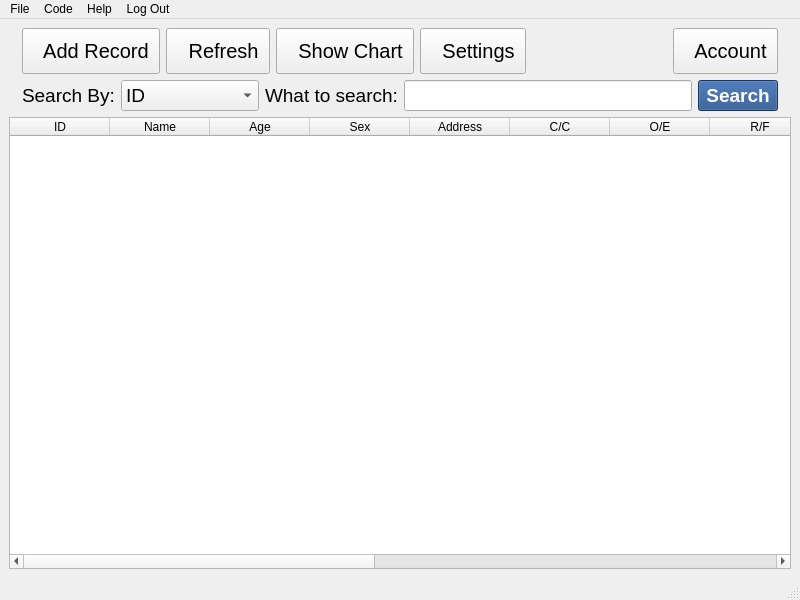
<?xml version="1.0" encoding="UTF-8"?>
<ui version="4.0">
 <class>MainWindow</class>
 <widget class="QMainWindow" name="MainWindow">
  <property name="geometry">
   <rect>
    <x>0</x>
    <y>0</y>
    <width>800</width>
    <height>600</height>
   </rect>
  </property>
  <property name="windowTitle">
   <string>Patient Database Magagement System</string>
  </property>
  <widget class="QWidget" name="centralwidget">
   <layout class="QVBoxLayout" name="verticalLayout">
    <item>
     <layout class="QHBoxLayout" name="horizontalLayout">
      <item>
       <widget class="QLabel" name="label_5">
        <property name="text">
         <string>  </string>
        </property>
       </widget>
      </item>
      <item>
       <widget class="QPushButton" name="pushButton_5">
        <property name="font">
         <font>
          <pointsize>15</pointsize>
         </font>
        </property>
        <property name="styleSheet">
         <string notr="true">QPushButton {
	padding : 10px 10px 10px 10px;
}</string>
        </property>
        <property name="text">
         <string>  Add Record</string>
        </property>
        <property name="icon">
         <iconset>
          <normaloff>icons/005-add.png</normaloff>icons/005-add.png</iconset>
        </property>
        <property name="iconSize">
         <size>
          <width>28</width>
          <height>28</height>
         </size>
        </property>
       </widget>
      </item>
      <item>
       <widget class="QPushButton" name="pushButton_4">
        <property name="font">
         <font>
          <pointsize>15</pointsize>
         </font>
        </property>
        <property name="styleSheet">
         <string notr="true">QPushButton {
	padding : 10px 10px 10px 10px;
}</string>
        </property>
        <property name="text">
         <string>  Refresh</string>
        </property>
        <property name="icon">
         <iconset>
          <normaloff>icons/004-refresh-2.png</normaloff>icons/004-refresh-2.png</iconset>
        </property>
        <property name="iconSize">
         <size>
          <width>28</width>
          <height>28</height>
         </size>
        </property>
       </widget>
      </item>
      <item>
       <widget class="QPushButton" name="pushButton_3">
        <property name="font">
         <font>
          <pointsize>15</pointsize>
         </font>
        </property>
        <property name="styleSheet">
         <string notr="true">QPushButton {
	padding : 10px 10px 10px 10px;
}</string>
        </property>
        <property name="text">
         <string>  Show Chart</string>
        </property>
        <property name="icon">
         <iconset>
          <normaloff>icons/Bar-chart-icon.png</normaloff>icons/Bar-chart-icon.png</iconset>
        </property>
        <property name="iconSize">
         <size>
          <width>28</width>
          <height>28</height>
         </size>
        </property>
       </widget>
      </item>
      <item>
       <widget class="QPushButton" name="pushButton">
        <property name="font">
         <font>
          <pointsize>15</pointsize>
         </font>
        </property>
        <property name="styleSheet">
         <string notr="true">QPushButton {
	padding : 10px 10px 10px 10px;
}</string>
        </property>
        <property name="text">
         <string>  Settings</string>
        </property>
        <property name="icon">
         <iconset>
          <normaloff>icons/settings.png</normaloff>icons/settings.png</iconset>
        </property>
        <property name="iconSize">
         <size>
          <width>28</width>
          <height>28</height>
         </size>
        </property>
       </widget>
      </item>
      <item>
       <spacer name="horizontalSpacer">
        <property name="orientation">
         <enum>Qt::Horizontal</enum>
        </property>
        <property name="sizeHint" stdset="0">
         <size>
          <width>40</width>
          <height>20</height>
         </size>
        </property>
       </spacer>
      </item>
      <item>
       <widget class="QPushButton" name="pushButton_2">
        <property name="font">
         <font>
          <pointsize>15</pointsize>
         </font>
        </property>
        <property name="styleSheet">
         <string notr="true">QPushButton {
	padding : 10px 10px 10px 10px;
}</string>
        </property>
        <property name="text">
         <string>  Account</string>
        </property>
        <property name="icon">
         <iconset>
          <normaloff>icons/account.png</normaloff>icons/account.png</iconset>
        </property>
        <property name="iconSize">
         <size>
          <width>28</width>
          <height>28</height>
         </size>
        </property>
       </widget>
      </item>
      <item>
       <widget class="QLabel" name="label_6">
        <property name="text">
         <string>  </string>
        </property>
       </widget>
      </item>
     </layout>
    </item>
    <item>
     <layout class="QHBoxLayout" name="horizontalLayout_2">
      <item>
       <widget class="QLabel" name="label_3">
        <property name="text">
         <string>  </string>
        </property>
       </widget>
      </item>
      <item>
       <widget class="QLabel" name="label">
        <property name="font">
         <font>
          <pointsize>14</pointsize>
          <weight>50</weight>
          <bold>false</bold>
         </font>
        </property>
        <property name="text">
         <string>Search By:</string>
        </property>
       </widget>
      </item>
      <item>
       <widget class="QComboBox" name="comboBox">
        <property name="font">
         <font>
          <pointsize>14</pointsize>
         </font>
        </property>
        <item>
         <property name="text">
          <string>ID</string>
         </property>
        </item>
        <item>
         <property name="text">
          <string>Name</string>
         </property>
        </item>
        <item>
         <property name="text">
          <string>Age</string>
         </property>
        </item>
        <item>
         <property name="text">
          <string>Sex</string>
         </property>
        </item>
        <item>
         <property name="text">
          <string>Address</string>
         </property>
        </item>
        <item>
         <property name="text">
          <string>C/C</string>
         </property>
        </item>
        <item>
         <property name="text">
          <string>O/E</string>
         </property>
        </item>
        <item>
         <property name="text">
          <string>R/F</string>
         </property>
        </item>
        <item>
         <property name="text">
          <string>Path. Report</string>
         </property>
        </item>
        <item>
         <property name="text">
          <string>Radiology</string>
         </property>
        </item>
        <item>
         <property name="text">
          <string>CT</string>
         </property>
        </item>
        <item>
         <property name="text">
          <string>MRI</string>
         </property>
        </item>
        <item>
         <property name="text">
          <string>Dxs.</string>
         </property>
        </item>
        <item>
         <property name="text">
          <string>Comment</string>
         </property>
        </item>
       </widget>
      </item>
      <item>
       <widget class="QLabel" name="label_2">
        <property name="font">
         <font>
          <pointsize>14</pointsize>
          <weight>50</weight>
          <bold>false</bold>
         </font>
        </property>
        <property name="text">
         <string>What to search:</string>
        </property>
       </widget>
      </item>
      <item>
       <widget class="QLineEdit" name="lineEdit">
        <property name="font">
         <font>
          <pointsize>14</pointsize>
         </font>
        </property>
       </widget>
      </item>
      <item>
       <widget class="QPushButton" name="pushButton_6">
        <property name="font">
         <font>
          <pointsize>14</pointsize>
          <weight>75</weight>
          <bold>true</bold>
         </font>
        </property>
        <property name="styleSheet">
         <string notr="true">color: rgb(255, 255, 255);
background-color: rgb(32, 74, 135);</string>
        </property>
        <property name="text">
         <string>Search</string>
        </property>
       </widget>
      </item>
      <item>
       <widget class="QLabel" name="label_4">
        <property name="text">
         <string>  </string>
        </property>
       </widget>
      </item>
     </layout>
    </item>
    <item>
     <widget class="QTableWidget" name="tableWidget">
      <column>
       <property name="text">
        <string>ID</string>
       </property>
      </column>
      <column>
       <property name="text">
        <string>Name</string>
       </property>
      </column>
      <column>
       <property name="text">
        <string>Age</string>
       </property>
      </column>
      <column>
       <property name="text">
        <string>Sex</string>
       </property>
      </column>
      <column>
       <property name="text">
        <string>Address</string>
       </property>
      </column>
      <column>
       <property name="text">
        <string>C/C</string>
       </property>
      </column>
      <column>
       <property name="text">
        <string>O/E</string>
       </property>
      </column>
      <column>
       <property name="text">
        <string>R/F</string>
       </property>
      </column>
      <column>
       <property name="text">
        <string>Path. Report</string>
       </property>
      </column>
      <column>
       <property name="text">
        <string>Rediology</string>
       </property>
      </column>
      <column>
       <property name="text">
        <string>CT</string>
       </property>
      </column>
      <column>
       <property name="text">
        <string>MRI</string>
       </property>
      </column>
      <column>
       <property name="text">
        <string>Pic</string>
       </property>
      </column>
      <column>
       <property name="text">
        <string>Dxs.</string>
       </property>
      </column>
      <column>
       <property name="text">
        <string>Comment</string>
       </property>
      </column>
     </widget>
    </item>
   </layout>
  </widget>
  <widget class="QMenuBar" name="menubar">
   <property name="geometry">
    <rect>
     <x>0</x>
     <y>0</y>
     <width>800</width>
     <height>22</height>
    </rect>
   </property>
   <widget class="QMenu" name="menuFile">
    <property name="title">
     <string>File</string>
    </property>
    <addaction name="actionAdd_Record"/>
    <addaction name="actionRefresh"/>
    <addaction name="actionFind_Entry"/>
    <addaction name="separator"/>
    <addaction name="actionSettings"/>
    <addaction name="separator"/>
    <addaction name="actionExit"/>
   </widget>
   <widget class="QMenu" name="menuCode">
    <property name="title">
     <string>Code</string>
    </property>
    <addaction name="actionGithub_com"/>
   </widget>
   <widget class="QMenu" name="menuHelp">
    <property name="title">
     <string>Help</string>
    </property>
    <addaction name="actionHelp"/>
   </widget>
   <widget class="QMenu" name="menuLog_Out">
    <property name="title">
     <string>Log Out</string>
    </property>
    <addaction name="actionRemove_Account"/>
   </widget>
   <addaction name="menuFile"/>
   <addaction name="menuCode"/>
   <addaction name="menuHelp"/>
   <addaction name="menuLog_Out"/>
  </widget>
  <widget class="QStatusBar" name="statusbar"/>
  <action name="actionAdd_Record">
   <property name="icon">
    <iconset>
     <normaloff>icons/005-add.png</normaloff>icons/005-add.png</iconset>
   </property>
   <property name="text">
    <string>Add Record</string>
   </property>
  </action>
  <action name="actionRefresh">
   <property name="icon">
    <iconset>
     <normaloff>icons/004-refresh-2.png</normaloff>icons/004-refresh-2.png</iconset>
   </property>
   <property name="text">
    <string>Refresh</string>
   </property>
  </action>
  <action name="actionFind_Entry">
   <property name="icon">
    <iconset>
     <normaloff>icons/Bar-chart-icon.png</normaloff>icons/Bar-chart-icon.png</iconset>
   </property>
   <property name="text">
    <string>Show Chart</string>
   </property>
  </action>
  <action name="actionSettings">
   <property name="icon">
    <iconset>
     <normaloff>icons/settings.png</normaloff>icons/settings.png</iconset>
   </property>
   <property name="text">
    <string>Settings</string>
   </property>
  </action>
  <action name="actionExit">
   <property name="icon">
    <iconset>
     <normaloff>icons/close.png</normaloff>icons/close.png</iconset>
   </property>
   <property name="text">
    <string>Exit</string>
   </property>
  </action>
  <action name="actionGithub_com">
   <property name="icon">
    <iconset>
     <normaloff>icons/github-icon-png-71-64x64.png</normaloff>icons/github-icon-png-71-64x64.png</iconset>
   </property>
   <property name="text">
    <string>Github.com</string>
   </property>
  </action>
  <action name="actionHelp">
   <property name="icon">
    <iconset>
     <normaloff>icons/question.png</normaloff>icons/question.png</iconset>
   </property>
   <property name="text">
    <string>Help</string>
   </property>
  </action>
  <action name="actionRemove_Account">
   <property name="icon">
    <iconset>
     <normaloff>icons/Logout_37127.png</normaloff>icons/Logout_37127.png</iconset>
   </property>
   <property name="text">
    <string>Remove Account</string>
   </property>
  </action>
 </widget>
 <resources/>
 <connections/>
</ui>
